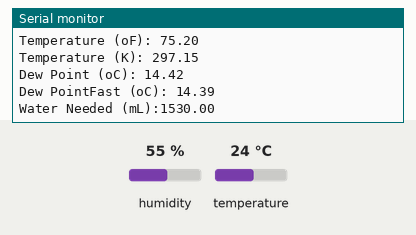
This sketch was run on a simulated Arduino Uno, built with avr-gcc and run on an emulated ATmega328P. Shown: the last lines printed to the serial monitor. Wiring (inferred from the names in the program): DHT11 sensor: data pin 2. Inputs (shaded band) come from the test bench; at power-on: humidity 55 %, temperature 24 °C.

Above: at 3.0 s.
3.1 s: humidity set to 22 %
At 5.6 s:
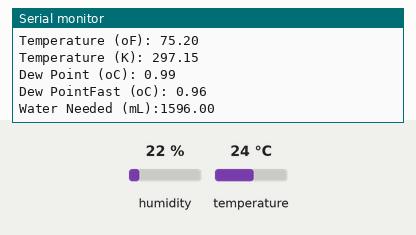
6.0 s: temperature set to 12 °C
At 7.9 s:
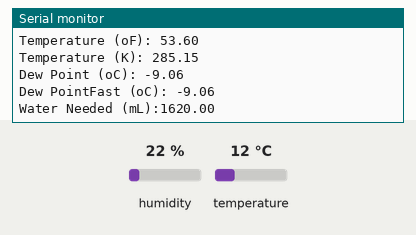
8.9 s: humidity set to 68 %
At 12.4 s:
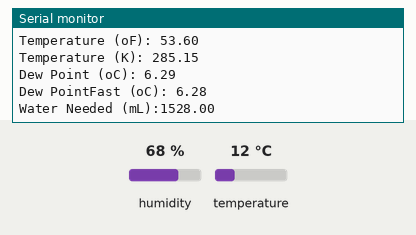
Timing chart, 0 to 13.9 s (numbered marks = the images above; inputs shaded):
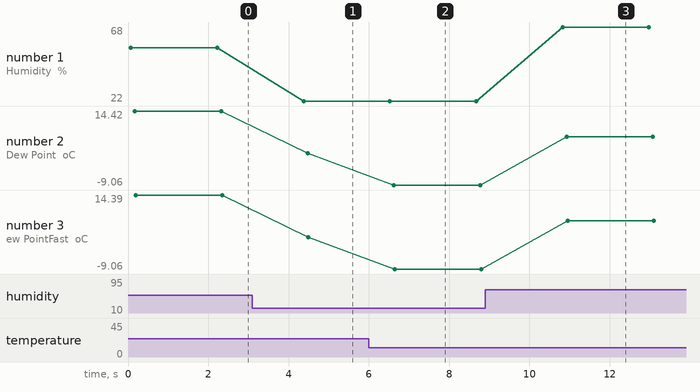

The sketch:

dht11.ino
```cpp
#include "dht11.h"
dht11 DHT11;
#define DHT11PIN 2
void setup()
{
  Serial.begin(9600);
  Serial.println("DHT11 TEST PROGRAM ");
  Serial.print("LIBRARY VERSION: ");
  Serial.println(DHT11LIB_VERSION);
  Serial.println();
}

void loop()
{
  Serial.println("\n");

  int chk = DHT11.read(DHT11PIN);

  Serial.print("Read sensor: ");
  switch (chk)
  {
    case DHTLIB_OK:
                Serial.println("OK");
                break;
    case DHTLIB_ERROR_CHECKSUM:
                Serial.println("Checksum error");
                break;
    case DHTLIB_ERROR_TIMEOUT:
                Serial.println("Time out error");
                break;
    default:
                Serial.println("Unknown error");
                break;
  }

  Serial.print("Humidity (%): ");
  Serial.println((float)DHT11.humidity, 2);

  Serial.print("Temperature (oC): ");
  Serial.println((float)DHT11.temperature, 2);

  Serial.print("Temperature (oF): ");
  Serial.println(DHT11.Fahrenheit(DHT11.temperature), 2);

  Serial.print("Temperature (K): ");
  Serial.println(DHT11.Kelvin(DHT11.temperature), 2);

  Serial.print("Dew Point (oC): ");
  Serial.println(DHT11.dewPoint(DHT11.temperature, DHT11.humidity));

  Serial.print("Dew PointFast (oC): ");
  Serial.println(DHT11.dewPointFast(DHT11.temperature, DHT11.humidity));

  Serial.print("Water Needed (mL):");
  Serial.println(DHT11.waterNeeded((float)DHT11.temperature,(float)DHT11.humidity));

  delay(2000);
}
```

dht11.cpp
```cpp
// (licence header left out)
#include "dht11.h"

// Return values:
// DHTLIB_OK
// DHTLIB_ERROR_CHECKSUM
// DHTLIB_ERROR_TIMEOUT
double dht11::Fahrenheit(double celsius)
{
	return 1.8 * celsius + 32;
}    //ÉãÊÏÎÂ¶È¶È×ª»¯Îª»ªÊÏÎÂ¶È

double dht11::Kelvin(double celsius)
{
	return celsius + 273.15;
}     //ÉãÊÏÎÂ¶È×ª»¯Îª¿ªÊÏÎÂ¶È

	  // Â¶µã£¨µãÔÚ´ËÎÂ¶ÈÊ±£¬¿ÕÆø±¥ºÍ²¢²úÉúÂ¶Öé£©
	  // ²Î¿¼: http://wahiduddin.net/calc/density_algorithms.htm
double dht11::dewPoint(double celsius, double humidity)
{
	double A0 = 373.15 / (273.15 + celsius);
	double SUM = -7.90298 * (A0 - 1);
	SUM += 5.02808 * log10(A0);
	SUM += -1.3816e-7 * (pow(10, (11.344*(1 - 1 / A0))) - 1);
	SUM += 8.1328e-3 * (pow(10, (-3.49149*(A0 - 1))) - 1);
	SUM += log10(1013.246);
	double VP = pow(10, SUM - 3) * humidity;
	double T = log(VP / 0.61078);   // temp var
	return (241.88 * T) / (17.558 - T);
}

// ¿ìËÙ¼ÆËãÂ¶µã£¬ËÙ¶ÈÊÇ5±¶dewPoint()
// ²Î¿¼: http://en.wikipedia.org/wiki/Dew_point
double dht11::dewPointFast(double celsius, double humidity)
{
	double a = 17.271;
	double b = 237.7;
	double temp = (a * celsius) / (b + celsius) + log(humidity / 100);
	double Td = (b * temp) / (a - temp);
	return Td;
}
double dht11::waterNeeded(double celsius,double humidity)
{
	water=k*(celsius+humidity-l)+m;
	return water;
}
int dht11::read(int pin)
{
	// BUFFER TO RECEIVE
	uint8_t bits[5];
	uint8_t cnt = 7;
	uint8_t idx = 0;

	// EMPTY BUFFER
	for (int i=0; i< 5; i++) bits[i] = 0;

	// REQUEST SAMPLE
	pinMode(pin, OUTPUT);
	digitalWrite(pin, LOW);
	delay(18);
	digitalWrite(pin, HIGH);
	delayMicroseconds(40);
	pinMode(pin, INPUT);

	// ACKNOWLEDGE or TIMEOUT
	unsigned int loopCnt = 10000;
	while(digitalRead(pin) == LOW)
		if (loopCnt-- == 0) return DHTLIB_ERROR_TIMEOUT;

	loopCnt = 10000;
	while(digitalRead(pin) == HIGH)
		if (loopCnt-- == 0) return DHTLIB_ERROR_TIMEOUT;

	// READ OUTPUT - 40 BITS => 5 BYTES or TIMEOUT
	for (int i=0; i<40; i++)
	{
		loopCnt = 10000;
		while(digitalRead(pin) == LOW)
			if (loopCnt-- == 0) return DHTLIB_ERROR_TIMEOUT;

		unsigned long t = micros();

		loopCnt = 10000;
		while(digitalRead(pin) == HIGH)
			if (loopCnt-- == 0) return DHTLIB_ERROR_TIMEOUT;

		if ((micros() - t) > 40) bits[idx] |= (1 << cnt);
		if (cnt == 0)   // next byte?
		{
			cnt = 7;    // restart at MSB
			idx++;      // next byte!
		}
		else cnt--;
	}

	// WRITE TO RIGHT VARS
        // as bits[1] and bits[3] are allways zero they are omitted in formulas.
	humidity    = bits[0];
	temperature = bits[2];

	uint8_t sum = bits[0] + bits[2];

	if (bits[4] != sum) return DHTLIB_ERROR_CHECKSUM;
	return DHTLIB_OK;
}
//
// END OF FILE
//
```

dht11.h
```cpp
#ifndef dht11_h
#define dht11_h

#if defined(ARDUINO) && (ARDUINO >= 100)
#include <Arduino.h>
#else
#include <WProgram.h>
#endif

#define DHT11LIB_VERSION "0.4.1"

#define DHTLIB_OK				0
#define DHTLIB_ERROR_CHECKSUM	-1
#define DHTLIB_ERROR_TIMEOUT	-2
#define k -2
#define m 1588
#define l 50

class dht11
{
public:
	double Fahrenheit(double celsius);
	double Kelvin(double celsius);
	double dewPoint(double celsius, double humidity);
	double dewPointFast(double celsius, double humidity);
	double waterNeeded(double celsius,double humidity);
	int read(int pin);
	int humidity;
	int temperature;
	double water;
};
#endif
//
// END OF FILE
//
```

Measured:
- after the input at 3.1 s, the serial monitor: prints a new line after 1.3 s (image 1)
- after the input at 6.0 s, the serial monitor: prints a new line after 0.54 s (image 2)
- after the input at 8.9 s, the serial monitor: prints a new line after 1.9 s (image 3)
- plotted number 1: 55 → 22 after the input at 3.1 s, 22 → 68 after the input at 8.9 s
- plotted number 2: 14.42 → 0.99 after the input at 3.1 s, 0.99 → -9.06 after the input at 6.0 s, -9.06 → 6.29 after the input at 8.9 s
- plotted number 3: 14.39 → 0.96 after the input at 3.1 s, 0.96 → -9.06 after the input at 6.0 s, -9.06 → 6.28 after the input at 8.9 s
